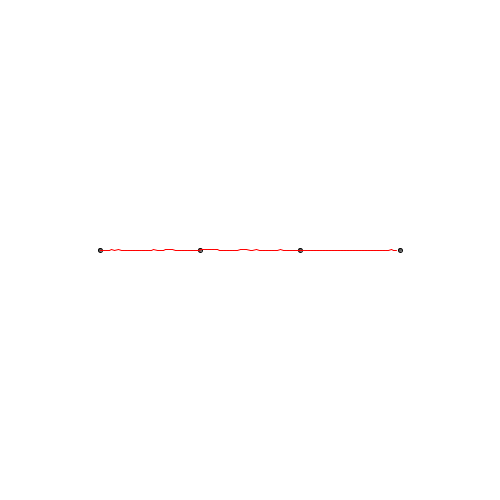
Frame 1 (no input)
Frame 60 (the mouse pressed at the canvas centre just before this capture): identical to frame 1, image omitted
Frame 120 (the mouse held since frame 60 and released just before this capture): identical to frame 1, image omitted

The Processing sketch that drew this single still picture (run headless with seeded random() and noise(); from frame 60 on, the mouse is pressed at the canvas centre):

// Processing sketch: bezier
// ── bezier.pde
// bezier, demonstration of Bézier curves using two anchor points and two control points.
// Four points can be dragged and then the Bézier curve is shown.
// The polynomial is taken from http://pomax.github.io/bezierinfo/
// PS normally use beginShape(); bezierVertex(x,y); etc. endShape(); (this is for learning only)

float[][] myPoints = new float[4][2]; //four points 

void setup(){
     size(500,500);
     background(255);
     stroke(0);
     //four points: anchor, control, control, anchor
     myPoints[0][0] = 100;
     myPoints[0][1] = height/2;
     myPoints[1][0] = 200;
     myPoints[1][1] = height/2;
     myPoints[2][0] = 300;
     myPoints[2][1] = height/2;
     myPoints[3][0] = 400;
     myPoints[3][1] = height/2;
}

float polynomial(float x0, float x1, float x2, float x3, float t){
      //sum of binomials (4 over 0,1,2,3, respectively) times polynomial in t 
      return x0     * (1-t) * (1-t) * (1-t)
           + x1 * 3 * (1-t) * (1-t) * t
           + x2 * 3 * (1-t) * t * t
           + x3     * t * t * t; 
}

void myCurve(float[][] p){
     //draw the curve as connected line segments
     //p must contains four points as x and y
     float prev_x = p[0][0];
     float prev_y = p[0][1];
     
     for (int i=0; i < 100; i++){
          float t = i * 0.01;
          float x = polynomial(p[0][0],p[1][0],p[2][0],p[3][0],t);
          float y = polynomial(p[0][1],p[1][1],p[2][1],p[3][1],t);
          stroke(255,0,0); line(prev_x,prev_y,x,y); stroke(0);

          prev_x = x;
          prev_y = y;
     }
}

void draw(){
     fill(100);
     frameRate(200);
     background(255);
     //draw the four points of myPoints 
     for (int i=0; i<4; i++)
          ellipse(myPoints[i][0],myPoints[i][1],4,4);

     if (mousePressed){
         for (int i=0; i<4; i++){
              //drag the point being near the mouse
              //oops: keep them at least 40 pixels apart
              if (dist(myPoints[i][0],myPoints[i][1],mouseX,mouseY) < 20){
                       myPoints[i][0] = mouseX;
                       myPoints[i][1] = mouseY;
              }
         }
     }
     myCurve(myPoints);
}
